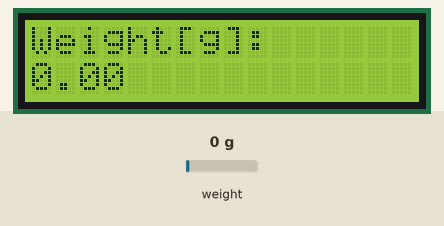
The sketch below on a simulated Arduino Uno, built with avr-gcc and run on an emulated ATmega328P. Parts: 16×2 character LCD. The inputs (shaded band) are chosen by the test bench; at power-on: weight on the scale 0 g.

Above: at 3.6 s.
3.7 s: weight on the scale set to 100 g
At 4.3 s:
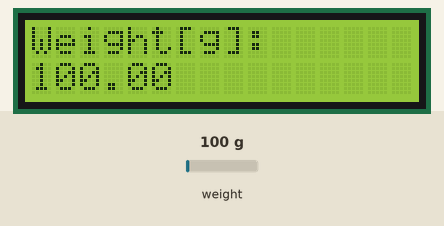
5.2 s: weight on the scale set to 1250 g
At 6.0 s:
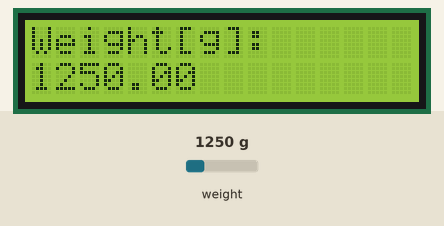
6.7 s: weight on the scale set to 2500 g
At 8.1 s:
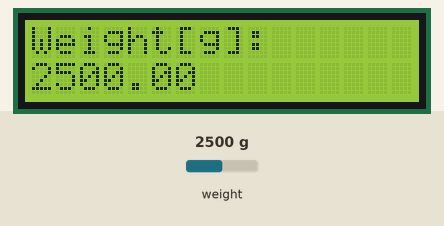
Timing chart, 0 to 9.7 s (numbered marks = the images above; inputs shaded):
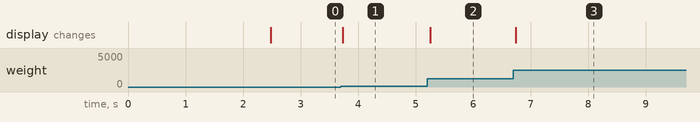

Measured:
- after the input at 3.7 s, the display: changes at once (image 1)
- after the input at 5.2 s, the display: changes after 0.05 s (image 2)
- after the input at 6.7 s, the display: changes at once (image 3)

The sketch:

calibrated.ino
```cpp
#include <HX711_ADC.h>
#include <Wire.h>
#include <LiquidCrystal_I2C.h>

HX711_ADC LoadCell(4, 5);
LiquidCrystal_I2C lcd(0x27, 16, 2); // Correct constructor

void setup() {
  LoadCell.begin();
  LoadCell.start(2000);
  LoadCell.setCalFactor(1500);

  lcd.init();         // Use this instead of lcd.begin();
  lcd.backlight();    // Turn on backlight
}

void loop() {
  LoadCell.update();
  float i = LoadCell.getData();
  lcd.setCursor(0, 0);
  lcd.print("Weight[g]:");
  lcd.setCursor(0, 1);
  lcd.print(i);
}
```
